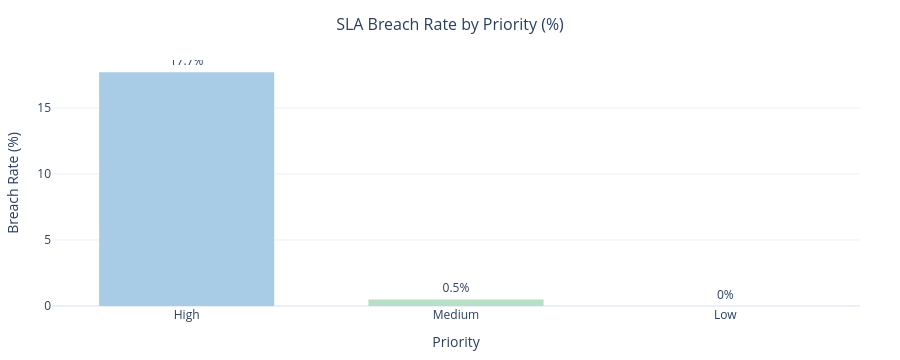

Notebook cell for this chart:
### Code cell
# Побудова bar chart для візуалізації SLA breach rate по priority
fig = px.bar(
    sla_summary,
    x='priority',
    y='breach_rate_pct',
    color='priority',
    text='breach_rate_pct',
    title='SLA Breach Rate by Priority (%)',
    color_discrete_sequence=pastel_palette,
    labels={
        'breach_rate_pct': 'Breach Rate (%)',
        'priority': 'Priority'
    }
)

fig.update_traces(
    texttemplate='%{text}%',
    textposition='outside',
    marker_line_width=0
)

fig.update_layout(
    template='plotly_white',
    title_x=0.5,
    title_font=dict(size=16),
    font=dict(size=12),
    height=360,
    bargap=0.35,
    margin=dict(l=40, r=40, t=60, b=40),
    showlegend=False,
    yaxis_title='Breach Rate (%)'
)

fig.show()

### Figure 1 — Plotly figure (JSON) as saved in the notebook; plotly's stock layout.template omitted (floating-point values rounded to 4 significant figures)
{"data": [{"hovertemplate": "Priority=%{x}<br>Breach Rate (%)=%{text}<extra></extra>", "legendgroup": "High", "marker": {"color": "#A8CBE6", "line": {"width": 0}, "pattern": {"shape": ""}}, "name": "High", "orientation": "v", "showlegend": true, "text": [17.7], "textposition": "outside", "texttemplate": "%{text}%", "type": "bar", "x": ["High"], "xaxis": "x", "y": [17.7], "yaxis": "y"}, {"hovertemplate": "Priority=%{x}<br>Breach Rate (%)=%{text}<extra></extra>", "legendgroup": "Medium", "marker": {"color": "#B7DFC5", "line": {"width": 0}, "pattern": {"shape": ""}}, "name": "Medium", "orientation": "v", "showlegend": true, "text": [0.5], "textposition": "outside", "texttemplate": "%{text}%", "type": "bar", "x": ["Medium"], "xaxis": "x", "y": [0.5], "yaxis": "y"}, {"hovertemplate": "Priority=%{x}<br>Breach Rate (%)=%{text}<extra></extra>", "legendgroup": "Low", "marker": {"color": "#F6D49A", "line": {"width": 0}, "pattern": {"shape": ""}}, "name": "Low", "orientation": "v", "showlegend": true, "text": [0.0], "textposition": "outside", "texttemplate": "%{text}%", "type": "bar", "x": ["Low"], "xaxis": "x", "y": [0.0], "yaxis": "y"}], "layout": {"bargap": 0.35, "barmode": "relative", "font": {"size": 12}, "height": 360, "legend": {"title": {"text": "Priority"}, "tracegroupgap": 0}, "margin": {"b": 40, "l": 40, "r": 40, "t": 60}, "showlegend": false, "title": {"font": {"size": 16}, "text": "SLA Breach Rate by Priority (%)", "x": 0.5}, "xaxis": {"anchor": "y", "categoryarray": ["High", "Medium", "Low"], "categoryorder": "array", "domain": [0, 1], "title": {"text": "Priority"}}, "yaxis": {"anchor": "x", "domain": [0, 1], "title": {"text": "Breach Rate (%)"}}}}
